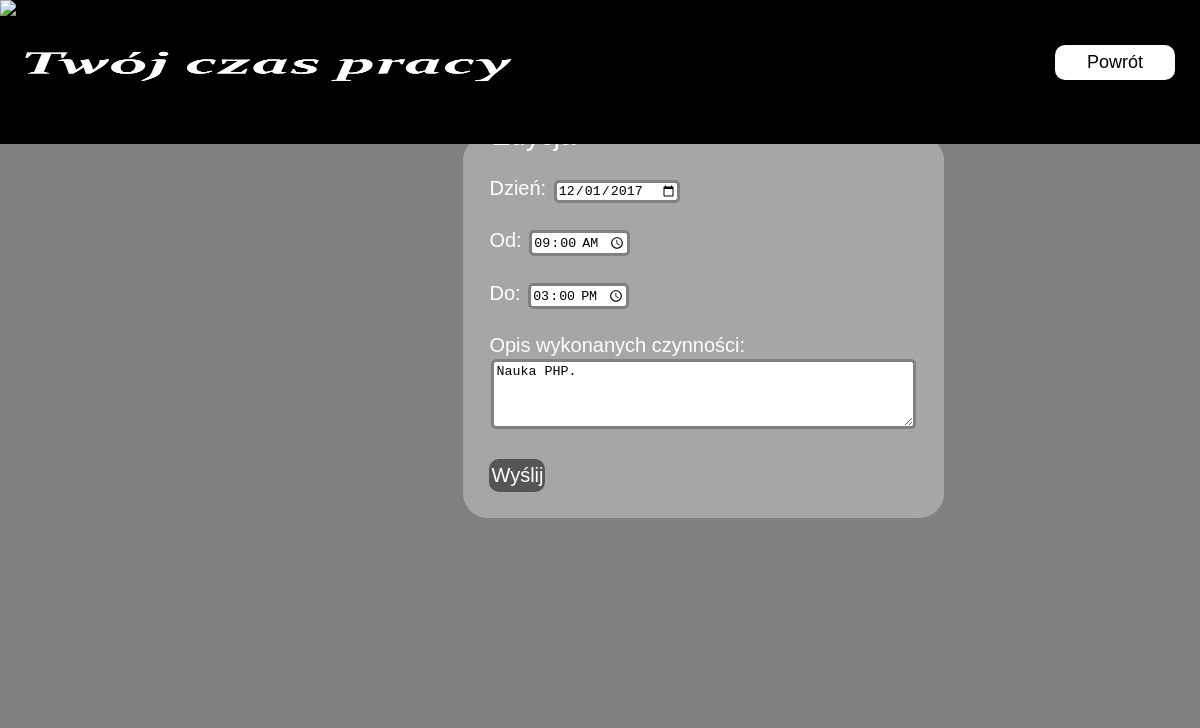
The page /edit.php?id=3 on the database its author committed.
### tables this page shows
CREATE TABLE `dni` (
  `Id` int(11) NOT NULL,
  `Id_osoby` int(11) NOT NULL,
  `Dzien` date NOT NULL,
  `Od` time NOT NULL,
  `Do` time NOT NULL,
  `Opis` text NOT NULL
);

### edit.php (the view, shortened to what this page needs)
<!doctype html>
<html lang="pl">
<head>
    <link rel="stylesheet" href="css/style.css">
</head>
<body>
<?php
require 'includes/config.php';
$id=$_GET['id'];
$dni = $db->query("SELECT * FROM dni WHERE Id='$id'");
$dzien=$dni->fetch_assoc();
?>
<div id="container">
	<div id="menu"><img src="logo.gif"><img id="napis" width="500px" src="logo.png"><a href="index.php">Powrót</a></div>
	<div id="content">
		<fieldset>
			<legend>Edycja</legend>
			<form method="post" action="edit2.php">
				<label for="Dzien">Dzień:</label>
				<input maxlength="32" type="date" name="Dzien1" id="Dzien1" value="<?php echo $dzien['Dzien'] ?>" required>
				<br><br>
				<label for="Od">Od:</label>
				<input type="time" name="Od1" id="Od1" size="2px" value="<?php echo $dzien['Od'] ?>" required>
				<br><br>
				<label for="Do">Do:</label>
				<input type="time" name="Do1" id="Do1" size="2px" value="<?php echo $dzien['Do'] ?>" required>
				<br><br>
				<label for="Opis">Opis wykonanych czynności:</label>
				<br>
				<textarea rows="4" cols="50" name="Opis1" id="Opis1" required><?php echo $dzien['Opis'] ?></textarea>
				<br><br>
				<input type="submit" value="Wyślij">
			</form>
		</fieldset>
</div>
</body>
</html>

### css/style.css (style rules this page uses)
body { height: 700px; width: 100%; margin: 0; padding: 0; display: block; background-color: grey; }
textarea, input[type=text], input[type=password], input[type=email], input[type=date], input[type=time] { margin: 2px 2px; border-radius: 5px; background-color: white; border: 3px solid grey; cursor: text; }
input[type=submit] { border: none; border-radius: 10px; padding: 5px 2px; color: white; background-color: #555555; font-size: 20px; cursor: pointer; }
#container { width: 100%; height: 100%; margin: 0; padding: 0; font-family: Arial; background-color: grey; }
#menu { background-color: black; margin: 0; padding: 0; position: fixed; width: 100%; height: 18%; text-align: center; overflow: hidden; }
#menu img { position: relative; float: left; height: 100%; }
#menu a { display: block; border-radius: 10px; line-height: 35px; height: 35px; width: 10%; float: right; margin-top: 45px; margin-right: 25px; background-color: white; text-decoration: none; color: black; font-size: 18px; }
#content { display: block; height: 82%; padding-top: 10%; margin-left: 1%; color: white; }
fieldset { display: block; background-color: #a6a6a6; font-size: 28px; margin-left: 38%; padding: 25px; float: left; border: 1px solid #a6a6a6; border-radius: 25px; }
form { font-size: 20px; }

### rows shown on the page
dni: Dzien1 "12/01/2017", Od1 "09:00:00", Do1 "15:00:00", Opis1 "Nauka PHP."
